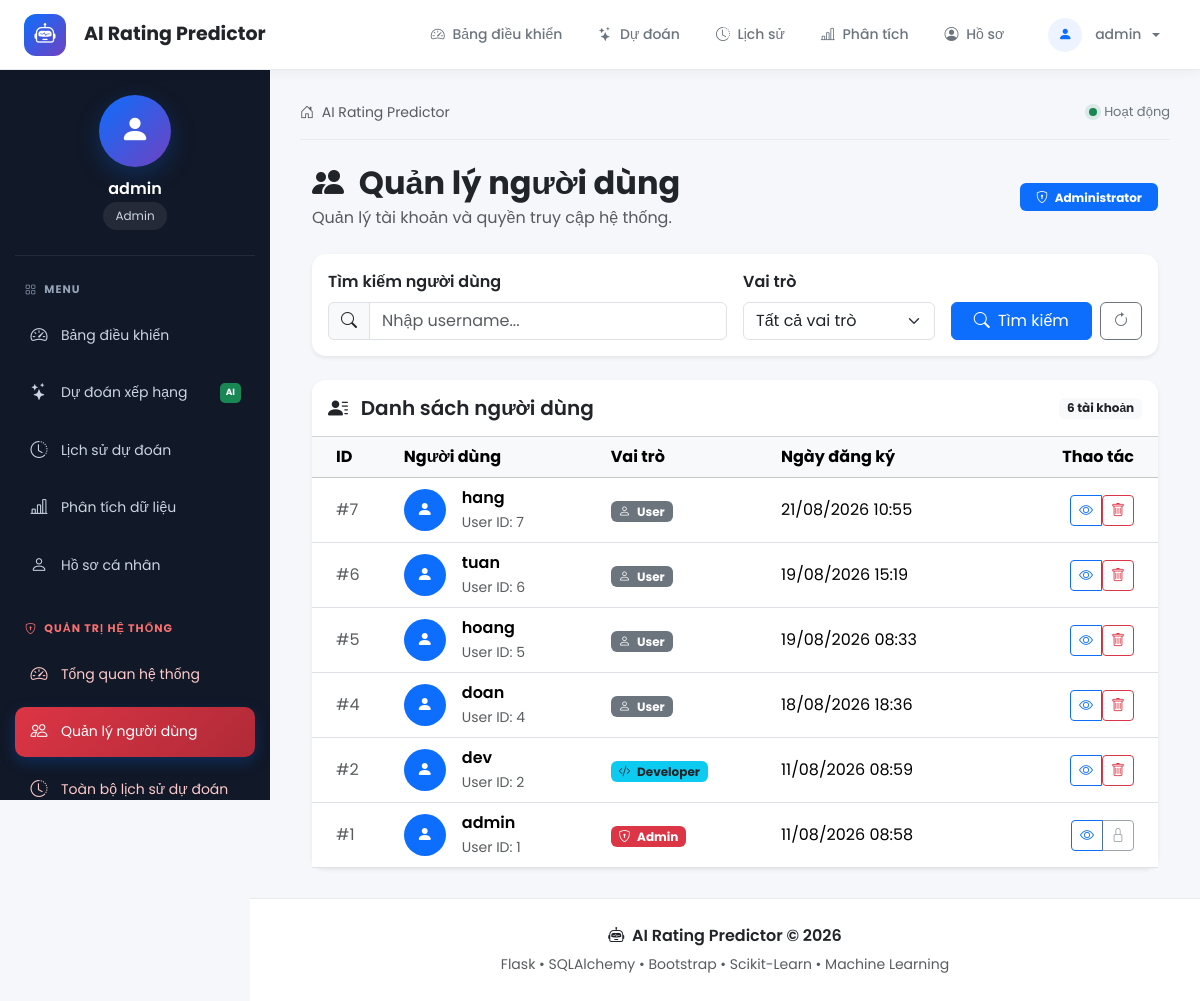
Page /admin/users (signed in) on the committed database.
### models/user.py (models this page shows, shortened)
class User(db.Model):
    __tablename__ = "users"
    id = db.Column(
        db.Integer,
        primary_key=True
    )
    username = db.Column(
        db.String(100),
        unique=True,
        nullable=False
    )
    password_hash = db.Column(
        db.String(255),
        nullable=False
    )
    role = db.Column(
        db.String(30),
        nullable=False,
        default="User"
    )
    created_at = db.Column(
        db.DateTime,
        default=datetime.utcnow
    )
    predictions = db.relationship(
        "Prediction",
        back_populates="user",
        cascade="all, delete-orphan"
    )

### routes/admin.py (the view, shortened to what this page needs)
@admin_bp.route("/users")
def users():
    keyword = request.args.get(
        "keyword",
        ""
    ).strip()
    role = request.args.get(
        "role",
        ""
    ).strip()
    query = User.query
    if keyword:
        query = query.filter(
            User.username.ilike(
                f"%{keyword}%"
            )
        )
    if role:
        query = query.filter(
            User.role == role
        )
    users_list = (
        query
        .order_by(User.created_at.desc())
        .all()
    )
    return render_template(
        "admin/users.html",
        users=users_list,
        keyword=keyword,
        role=role
    )

### templates/admin/users.html (shortened to what this page needs)
{% extends "layout.html" %}
{% block content %}
<div class="container-fluid mt-4">
    <div class="d-flex justify-content-between align-items-center mb-4">
        <div>
            <h2 class="fw-bold mb-1">
                <i class="bi bi-people-fill me-2"></i>
                Quản lý người dùng
            </h2>
            <p class="text-muted mb-0">
                Quản lý tài khoản và quyền truy cập hệ thống.
            </p>
        </div>
        <div>
            <span class="badge bg-primary px-3 py-2">
                <i class="bi bi-shield-lock me-1"></i>
                Administrator
            </span>
        </div>
    </div>
    <div class="card border-0 shadow-sm mb-4">
        <div class="card-body">
            <form
                method="GET"
                action="{{ url_for('admin.users') }}"
            >
                <div class="row g-3 align-items-end">
                    <div class="col-md-6">
                        <label class="form-label fw-semibold">
                            Tìm kiếm người dùng
                        </label>
                        <div class="input-group">
                            <span class="input-group-text">
                                <i class="bi bi-search"></i>
                            </span>
                            <input
                                type="text"
                                name="keyword"
                                class="form-control"
                                placeholder="Nhập username..."
                                value="{{ keyword }}"
                            >
                        </div>
                    </div>
                    <div class="col-md-3">
                        <label class="form-label fw-semibold">
                            Vai trò
                        </label>
                        <select
                            name="role"
                            class="form-select"
                        >
                            <option value="">
                                Tất cả vai trò
                            </option>
                        </select>
                    </div>
                    <div class="col-md-3">
                        <div class="d-flex gap-2">
                            <button
                                type="submit"
                                class="btn btn-primary flex-fill"
                            >
                                <i class="bi bi-search me-1"></i>
                                Tìm kiếm
                            </button>
                            <a
                                href="{{ url_for('admin.users') }}"
                                class="btn btn-outline-secondary"
                            >
                                <i class="bi bi-arrow-clockwise"></i>
                            </a>
                        </div>
                    </div>
                </div>
            </form>
        </div>
    </div>
    <div class="card border-0 shadow-sm">
        <div class="card-header bg-white py-3">
            <div class="d-flex justify-content-between align-items-center">
                <div>
                    <h5 class="mb-0 fw-semibold">
                        <i class="bi bi-person-lines-fill me-2"></i>
                        Danh sách người dùng
                    </h5>
                </div>
                <span class="badge bg-light text-dark">
                    {{ users|length }} tài khoản
                </span>
            </div>
        </div>
        <div class="card-body p-0">
            {% if users %}
                <div class="table-responsive">
                    <table class="table table-hover align-middle mb-0">
                        <thead class="table-light">
                            <tr>
                                <th class="ps-4">
                                    ID
                                </th>
                                <th>
                                    Người dùng
                                </th>
                                <th>
                                    Vai trò
                                </th>
                                <th>
                                    Ngày đăng ký
                                </th>
                                <th class="text-end pe-4">
                                    Thao tác
                                </th>
                            </tr>
                        </thead>
                        <tbody>
                            {% for user in users %}
                            <tr>
                                <td class="ps-4">
                                    <span class="text-muted">
                                        #{{ user.id }}
                                    </span>
                                </td>
                                <td>
                                    <div class="d-flex align-items-center">
                                        <div
                                            class="rounded-circle
                                                   bg-primary
                                                   text-white
                                                   d-flex
                                                   align-items-center
                                                   justify-content-center
                                                   me-3"
                                            style="
                                                width:42px;
                                                height:42px;
                                            "
                                        >
                                            <i class="bi bi-person-fill"></i>
                                        </div>
                                        <div>
                                            <div class="fw-semibold">
                                                {{ user.username }}
                                            </div>
                                            <small class="text-muted">
                                                User ID: {{ user.id }}
                                            </small>
                                        </div>
                                    </div>
                                </td>
                                <td>
                                    {% if user.role == "Admin" %}
                                        <span class="badge bg-danger">
                                            <i class="bi bi-shield-lock me-1"></i>
                                            Admin
                                        </span>
                                    {% elif user.role == "Developer" %}
                                        <span class="badge bg-info text-dark">
                                            <i class="bi bi-code-slash me-1"></i>
                                            Developer
                                        </span>
                                    {% else %}
                                        <span class="badge bg-secondary">
                                            <i class="bi bi-person me-1"></i>
                                            User
                                        </span>
                                    {% endif %}
                                </td>
                                <td>
                                    {% if user.created_at %}
                                        {{ user.created_at.strftime("%d/%m/%Y %H:%M") }}
                                    {% else %}
                                        <span class="text-muted">
                                            Không xác định
                                        </span>
                                    {% endif %}
                                </td>
                                <td class="text-end pe-4">
                                    <div class="btn-group">
                                        <a
                                            href="{{ url_for(
                                                'admin.user_detail',
                                                user_id=user.id
                                            ) }}"
                                            class="btn btn-sm btn-outline-primary"
                                            title="Xem chi tiết"
                                        >
                                            <i class="bi bi-eye"></i>
                                        </a>
                                        {% if user.id != session.get("user_id") %}
                                        <form
                                            method="POST"
                                            action="{{ url_for(
                                                'admin.delete_user',
                                                user_id=user.id
                                            ) }}"
                                            class="d-inline"
                                            onsubmit="
                                                return confirm(
                                                    'Bạn có chắc chắn muốn xóa người dùng này không?'
                                                );
                                            "
                                        >
                                            <button
                                                type="submit"
                                                class="btn btn-sm btn-outline-danger"
                                                title="Xóa người dùng"
                                            >
                                                <i class="bi bi-trash"></i>
                                            </button>
                                        </form>
                                        {% else %}
                                        <button
                                            class="btn btn-sm btn-outline-secondary"
                                            disabled
                                            title="Không thể xóa tài khoản hiện tại"
                                        >
                                            <i class="bi bi-lock"></i>
                                        </button>
                                        {% endif %}
                                    </div>
                                </td>
                            </tr>
                            {% endfor %}
                        </tbody>
                    </table>
                </div>
            {% endif %}
        </div>
    </div>
</div>
{% endblock %}

### rows in the picture
User: id "7", username "hang", role "User" (drawn), created_at "21/08/2026 10:55"
User: id "6", username "tuan", role "User" (drawn), created_at "19/08/2026 15:19"
User: id "5", username "hoang", role "User" (drawn), created_at "19/08/2026 08:33"
User: id "4", username "doan", role "User" (drawn), created_at "18/08/2026 18:36"
User: id "2", username "dev", role "Developer" (drawn), created_at "11/08/2026 08:59"
User: id "1", username "admin", role "Admin" (drawn), created_at "11/08/2026 08:58"

### other values in the picture
{{ session.get("user", "Guest") }} "admin"
{{ session.get("role", "User") }} "Admin"
{{ users|length }} "6"
